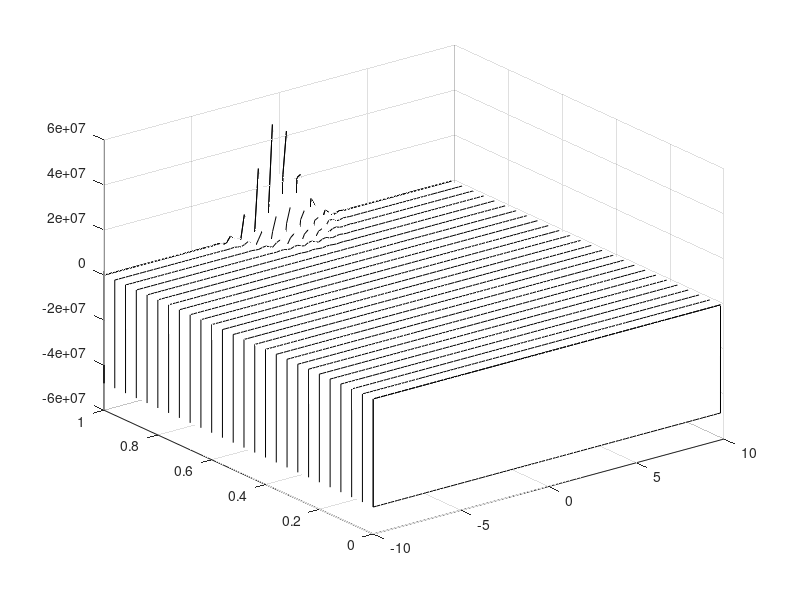

Write MATLAB code to recreate this figure.
clear all; close all; clc

% initialize grid size, time, and CFL number Time=4;
Time=1;
L=20;
n=100;
x2=linspace(-L/2,L/2,n+1); 
x=x2(1:n);
dx=x(2)-x(1);
dt=0.04;

CFL=dt/dx^2 
time_steps=Time/dt; 
t=0:dt:Time;

% initial conditions 
u0=exp(-x.^2).'; 
u1=exp(-(x+dt).^2).'; % for Leep frog
usol(:,1)=u0; 
usol(:,2)=u1; %for Leep frog
% break
% sparse matrix for derivative term 
e1=ones(n,1);
A=spdiags([e1 -2*e1 e1],[-1 0 1],n,n); 
A(1,n)=1; A(n,1)=1;
% break
% leap frog (2,2) or euler iteration scheme 
for j=1:length(t)-2 %-2 for LF -1 for Euler
% Euler for Heat Equation
% u1 = u0 + CFL*A*u0 ; % Euler
% u0 = u1;%  Euler
% usol(:,j+1)=u0;

% Leep frog for Heat Equation
 u2 = u0 + 2*CFL*A*u1; % leap frog (2,2)
 u0 = u1; u1 = u2;% leep frog (2,2)
 usol(:,j+2)=u0; 
end

% plot the data 
waterfall(x,t,usol'); 
map=[0 0 0]; 
colormap(map);